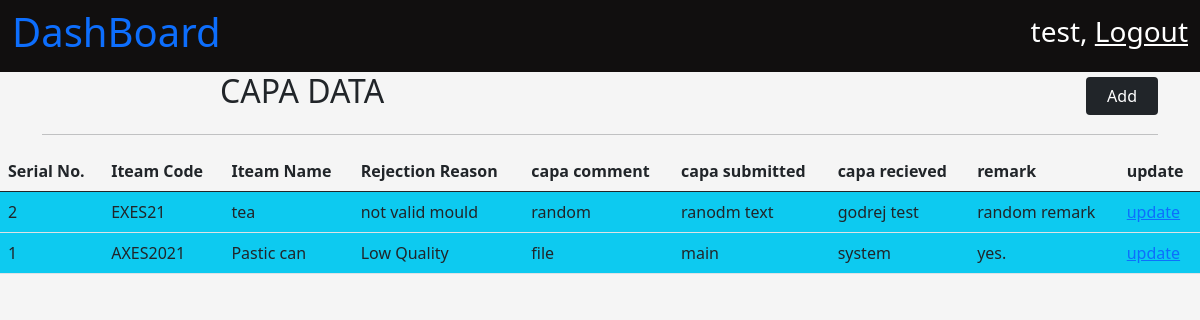
/quality/capaData/ (signed in), run on the app's committed database.
### MouldQuality/models.py (models this page shows)
class capa_data(models.Model):
    serial_number = models.AutoField(primary_key=True)
    item_code = models.CharField(max_length=100)
    item_name = models.CharField(max_length=200)
    last_updated = models.DateTimeField(auto_now = True)
    rejection_reason = models.CharField(max_length=100, null = True)
    capa_comment = models.CharField(max_length=200, null = True)
    capa_submitted = models.CharField(max_length=200, null = True)
    capa_recv = models.CharField(max_length=200, null = True)
    remark = models.CharField(max_length=200, null = True)

### MouldQuality/views.py (the view)
# urls.py: path('capaData/', views.capa_data_show, name = "CapaData"),
@login_required
def capa_data_show(request):
    context = {}
    context['capa_data'] = capa_data.objects.all()[::-1]
    if len(context['capa_data']) == 0:
        context['NO_DATA'] = True
    return render(request, 'quality/capa_data.html', context)

### MouldQuality/templates/quality/capa_data.html (shortened to what this page needs)
{% extends 'base.html' %}
{% load static %}
{% block title %}
    <link
        rel="stylesheet"
        href="{% static 'css/dashboard.css' %}" >
{% endblock %}
{% block body_content %}
    <nav
        class="navbar navbar-light dashboard_nav">
        <div class="container-fluid dashboard_nav">
            <p class="h1 dashboard_title">
                <a href="{% url 'homePage' %}" style="text-decoration:None;">
                  DashBoard
                </a>
            </p>
            <div class="user_data">
                <p class="h3">
                    {{ request.user.first_name }},
                    <a href="{% url 'userLogout' %}">
                        Logout
                    </a>
                </p>
            </div>
        </div>
    </nav>
    <div class="container">
        <div class="row">
            <div class="col">
                <p class="h2" style="text-align : center">
                    CAPA DATA
                </p>
            </div>
            <div class="col">
                <a href="{% url 'NewIteam' %}"> <button class="btn bg-dark text-white" style="padding-left: 20px;padding-right : 20px;margin-top : 5px;margin-left : 500px;">Add</button></a>
            </div>
        </div>
        <hr />
    </div>
    <div>
        <table class="table">
            <thead>
                <th class="col">
                    Serial No.
                </th>
                <th class="col">
                    Iteam Code
                </th>
                <th class="col">
                    Iteam Name
                </th>
                <th class="col">
                    Rejection Reason
                </th>
                <th class="col">
                    capa comment
                </th>
                <th class="col">
                    capa submitted
                </th>
                <th class="col">
                    capa recieved
                </th>
                <th class="col">
                    remark
                </th>
                <th class="col">
                    update
                </th>
            </thead>
            <tbody>
                {% for data in capa_data %}
                <tr class="bg-info">
                <td>
                    {{ data.serial_number }}
                </td>
                <td>
                    {{ data.item_code }}
                </td>
                <td>
                    {{ data.item_name }}
                </td>
                <td>
                    {{ data.rejection_reason }}
                </td>
                <td>
                    {{ data.capa_comment }}
                </td>
                <td>
                    {{ data.capa_submitted }}
                </td>
                <td>
                    {{ data.capa_recv }}
                </td>
                <td>
                    {{ data.remark }}
                </td>
                <td>
                    <a href="/quality/updateCAPA/{{ data.serial_number }}">update</a>
                </td>
                    </tr>
                {% endfor %}
            </tbody>
        </table>
    </div>
{% endblock %}

### user_panel/static/css/dashboard.css (style rules this page uses)
body { background-color: whitesmoke; }
nav.dashboard_nav { background-color: rgb(17, 15, 15); }
nav.dashboard_nav div.dashboard_nav { color : white; }
nav.dashboard_nav div.user_data p a { color: white; }

### data on the page
capa_data: serial_number "2", item_code "EXES21", item_name "tea", rejection_reason "not valid mould", capa_comment "random", capa_submitted "ranodm text", capa_recv "godrej test", remark "random remark"
capa_data: serial_number "1", item_code "AXES2021", item_name "Pastic can", rejection_reason "Low Quality", capa_comment "file", capa_submitted "main", capa_recv "system", remark "yes."

### other printed values
{{ request.user.first_name }} "test"
